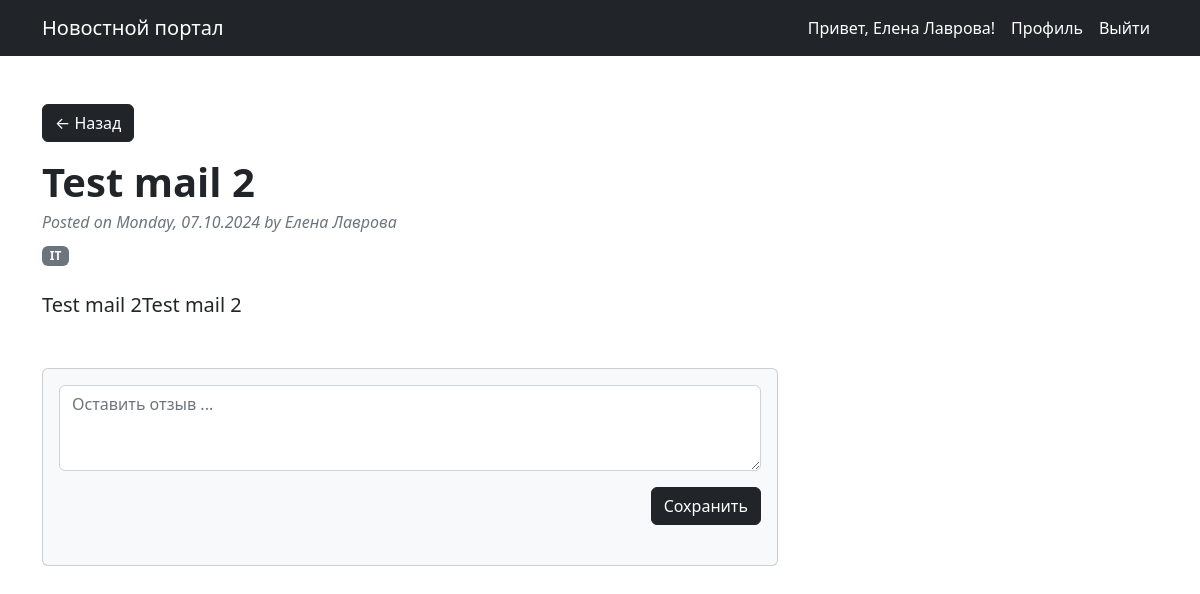
/news/24 (signed in), run on an earlier commit of the app's database.
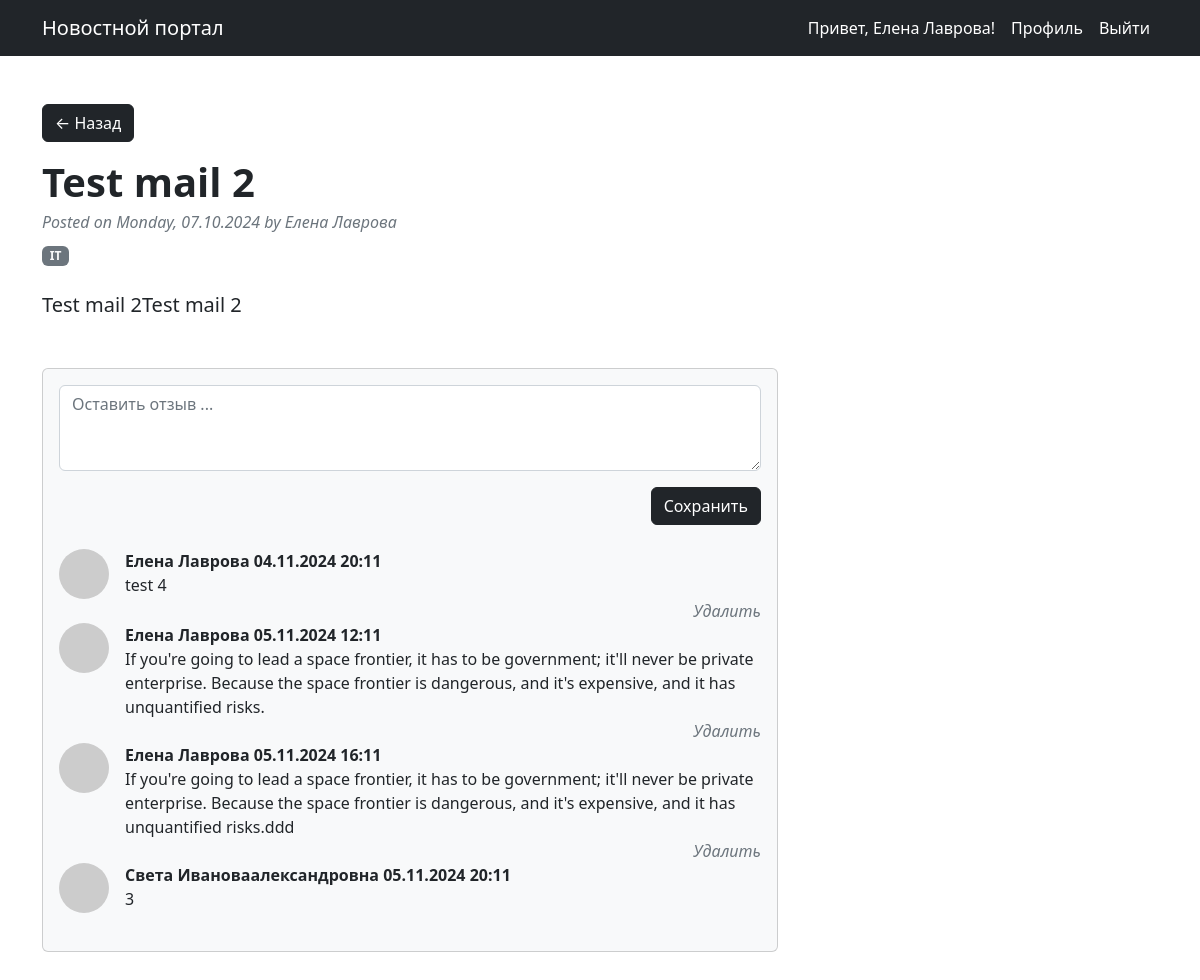
And on a later commit of the database.
### news/models.py (models this page shows, shortened)
class Category(models.Model):
    name = models.CharField(unique=True, max_length=100)
    subscribers = models.ManyToManyField(User, through="UserCategory", related_name='users')

class Comment(models.Model):
    post = models.ForeignKey(Post, on_delete=models.CASCADE)  # К какой статье оставлен коммент
    user = models.ForeignKey(User, on_delete=models.CASCADE)
    author = models.ForeignKey(Author, on_delete=models.CASCADE)  # Кто написал
    text = models.CharField(max_length=255)
    date_time = models.DateTimeField(auto_now_add=True)
    rating = models.IntegerField(default=0)  # На сколько полезен комментарий

### sign/models.py (models this page shows, shortened)
class Author(models.Model):
    full_name = models.CharField(max_length=255)
    age = models.IntegerField(null=True, blank=True)
    email = models.CharField(max_length=255, blank=True)
    rating = models.FloatField(default=0)  # Рейтинг автора
    user = models.OneToOneField(User, on_delete=models.CASCADE)
    def __str__(self):
        return self.full_name.title()

### news/views.py (the view)
# urls.py: path('news/<int:pk>', PostDetail.as_view(), name='post_detail'),
class PostDetail(LoginRequiredMixin, DetailView):
    model = Post
    template_name = 'one_news.html'
    context_object_name = 'post'
    def get_context_data(self, **kwargs):
        context = super().get_context_data(**kwargs)
        categories = []
        for obj in PostCategory.objects.filter(post_id=context['object'].id):
            categories.append(Category.objects.get(id=obj.category_id).name)
        context['categories'] = categories
        context['user_id'] = self.request.user.id
        context['comments'] = Comment.objects.filter(post_id=context['object'].id)
        return context
    def get_object(self, *args, **kwargs):
        obj = cache.get(f'post-{self.kwargs["pk"]}', None)
        if not obj:
            obj = super().get_object(queryset=self.queryset)
            cache.set(f'post-{self.kwargs["pk"]}', obj)
        return obj

### news/templatetags/custom_filters.py (called while the page is built)
@register.filter()
def censor(text):
    for word in WORDS['words']:
        text = re.sub(f'\\b{word}\\b', f"{word[0]}{word[1:].__len__() * '*'}", text, flags=re.I)
    return text

### news/templates/one_news.html (shortened to what this page needs)
{% extends 'default.html' %}
{% load custom_filters %}
{% block content %}
    <div class="col-lg-8">
        {% if post %}
            <a class="btn btn-primary" href="/">← Назад</a>
            <article>
                <header class="mb-4">
                    <h1 class="fw-bolder mb-1">{{ post.title|censor }}</h1>
                    <div class="text-muted fst-italic mb-2">Posted on {{ post.publishing_date|date:'l, d.m.Y' }} by {{ post.author.full_name }}</div>
                    {% for category_name in categories %}
                        <a class="badge bg-secondary text-decoration-none link-light">{{ category_name }}</a>
                    {% endfor %}
                </header>
                <section class="mb-5">
                    <p class="fs-5 mb-4">{{ post.text|censor|safe}}</p>
                </section>
            </article>
            <section class="mb-5">
                <div class="card bg-light">
                    <div class="card-body">
                        <form action="{% url 'comment_create' %}" method="post" class="mb-4">
                            <textarea name="text" class="form-control" rows="3" placeholder="Оставить отзыв ..."></textarea>
                            <div style="justify-content: flex-end;" class="d-flex">
                                <input class="btn btn-primary" name="SaveComment" type="submit" value="Сохранить" />
                            </div>
                        </form>
                        {% for comment in comments %}
                            <div class="d-flex">
                                <div class="flex-shrink-0"><img class="rounded-circle" src="https://dummyimage.com/50x50/ced4da/6c757d.jpg" alt="..." /></div>
                                {% if comment.user == request.user %}
                                    <div class="ms-3">
                                        <div class="fw-bold">{{ request.user.first_name }} {{ request.user.last_name}} {{ comment.date_time|date:'d.m.Y H:m'}}</div>
                                        {{ comment.text }}
                                    </div>
                                {% else %}
                                    <div class="ms-3 mb-4">
                                    <div class="fw-bold">{{ comment.author }} {{ comment.date_time|date:'d.m.Y H:m'}}</div>
                                    {{ comment.text }}
                                </div>
                                {% endif %}
                            </div>
                            {% if comment.user == request.user %}
                                <form action="{% url 'comment_delete' comment.id %}" method="post">
                                    <div class="d-flex bt-delete-div">
                                        <input class="bt-delete" type="submit" value="Удалить" />
                                    </div>
                                </form>
                            {% endif %}
                        {% endfor %}
                    </div>
                </div>
            </section>
        {% else %}
           <h2 class="card-title h4">Публикация с таким номером не найдена!</h2>
        {% endif %}
    </div>
{% endblock content %}

### templates/default.html (shortened to what this page needs)
<!DOCTYPE html>
<html lang="en">
    <head>
        {% load static %}
        <link href="{% static 'css/styles.css' %}" rel="stylesheet" />
    </head>
    <body>
        <nav class="navbar navbar-expand-lg navbar-dark bg-dark">
            <div class="container">
                <a class="navbar-brand" href="/">Новостной портал</a>
                <div class="collapse navbar-collapse" id="navbarSupportedContent">
                    <ul class="navbar-nav ms-auto mb-2 mb-lg-0">
                        <li class="nav-item"><a class="nav-link active">Привет, {{ request.user.first_name }} {{ request.user.last_name}}!</a></li>
                        <li class="nav-item"><a class="nav-link active" aria-current="page" href="/sign/user_account">Профиль</a></li>
                        <li class="nav-item"><a class="nav-link active" aria-current="page" href="/accounts/logout">Выйти</a></li>
                    </ul>
                </div>
            </div>
        </nav>
        <div class="container mt-5">
            <div class="row">
               {% block content %}
               {% endblock content %}
           </div>
        </div>
    </body>
</html>

What changed in the data, as far as the page shows it:
added Comment: {{ request.user.first_name }} "Елена", {{ request.user.last_name }} "Лаврова", date_time "04.11.2024 20:11", text "test 4"
added Comment: {{ request.user.first_name }} "Елена", {{ request.user.last_name }} "Лаврова", date_time "05.11.2024 12:11", text "If you're going to lead a space frontier, it has to be government; it'll never be private enterprise. Because the space frontier is dangerous, and it's expensive, and it has unquantified risks."
added Comment: {{ request.user.first_name }} "Елена", {{ request.user.last_name }} "Лаврова", date_time "05.11.2024 16:11", text "If you're going to lead a space frontier, it has to be government; it'll never be private enterprise. Because the space frontier is dangerous, and it's expensive, and it has unquantified risks.ddd"
added Comment: author "Света Ивановаалександровна", date_time "05.11.2024 20:11", text "3"
